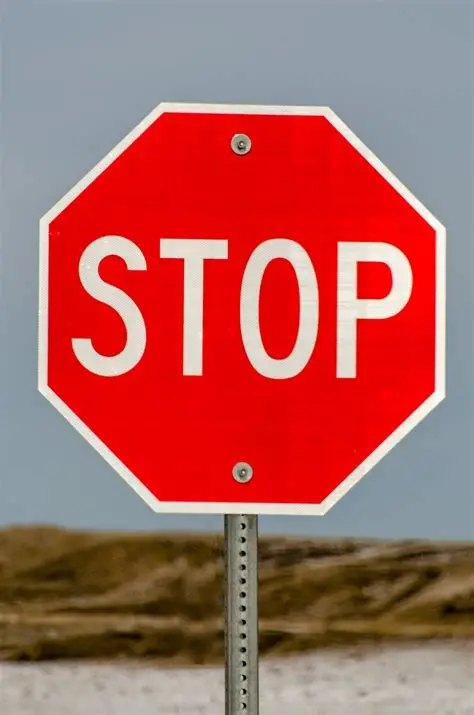
#> input picture tutorial/ContoursShapeDetect/image.png, 474 x 715 px, found by its file name
$ python main.py
#> lines starting #> are read from the running program, lines starting #| are printed output that depends on the picture; after the words box and inside, x2 and y2 are one past the last pixel; in counts of white or black regions, pixels touching at a corner belong together
import cv2
import numpy as np


img = cv2.imread("cv/tutorial/ContoursShapeDetect/image.png")
#> img is the input picture: shape (715, 474, 3); mean B, G, R 95.7, 100.4, 172.4

def dummy(x):
    pass

cv2.namedWindow("Parameters", cv2.WINDOW_AUTOSIZE)

cv2.createTrackbar("threshold1", "Parameters",12, 255, dummy)
cv2.createTrackbar("threshold2", "Parameters", 19,255, dummy)


def stackImages(scale,imgArray):
    rows = len(imgArray)
    cols = len(imgArray[0])
    rowsAvailable = isinstance(imgArray[0], list)
    width = imgArray[0][0].shape[1]
    height = imgArray[0][0].shape[0]
    if rowsAvailable:
        for x in range ( 0, rows):
            for y in range(0, cols):
                if imgArray[x][y].shape[:2] == imgArray[0][0].shape [:2]:
                    imgArray[x][y] = cv2.resize(imgArray[x][y], (0, 0), None, scale, scale)
                else:
                    imgArray[x][y] = cv2.resize(imgArray[x][y], (imgArray[0][0].shape[1], imgArray[0][0].shape[0]), None, scale, scale)
                if len(imgArray[x][y].shape) == 2: imgArray[x][y]= cv2.cvtColor( imgArray[x][y], cv2.COLOR_GRAY2BGR)
        imageBlank = np.zeros((height, width, 3), np.uint8)
        hor = [imageBlank]*rows
        hor_con = [imageBlank]*rows
        for x in range(0, rows):
            hor[x] = np.hstack(imgArray[x])
        ver = np.vstack(hor)
    else:
        for x in range(0, rows):
            if imgArray[x].shape[:2] == imgArray[0].shape[:2]:
                imgArray[x] = cv2.resize(imgArray[x], (0, 0), None, scale, scale)
            else:
                imgArray[x] = cv2.resize(imgArray[x], (imgArray[0].shape[1], imgArray[0].shape[0]), None,scale, scale)
            if len(imgArray[x].shape) == 2: imgArray[x] = cv2.cvtColor(imgArray[x], cv2.COLOR_GRAY2BGR)
        hor= np.hstack(imgArray)
        ver = hor
    return ver

def findContours(imgDil, img):

    contours, hierarchy = cv2.findContours(imgDil, cv2.RETR_EXTERNAL, cv2.CHAIN_APPROX_NONE)

    cv2.drawContours(img, contours, -1, (255,0,255), 7)

    count = 0
    for cnt in contours:

        area = cv2.contourArea(cnt)
        if area > 30000:
            cv2.drawContours(img, cnt, -1, (255,0,255), 5)
            cv2.putText(img, f"{count+1}", (200, 200), cv2.FONT_HERSHEY_PLAIN, 2, (0,255,0), 2)

            peri = cv2.arcLength(cnt, True)
            approx = cv2.approxPolyDP(cnt, 0.02 * peri ,True)
            print(len(approx))

            x, y, w, h = cv2.boundingRect(approx)
            cv2.rectangle(img, (x,y), (x+w, y+h), (0,0,255), 3)
            print(count)
            print(area)

        count+=1


while True:

    img1 = img.copy()
    imgBlur = cv2.GaussianBlur(img, (7,7), 1)
    imgGray = cv2.cvtColor(img, cv2.COLOR_BGR2GRAY)
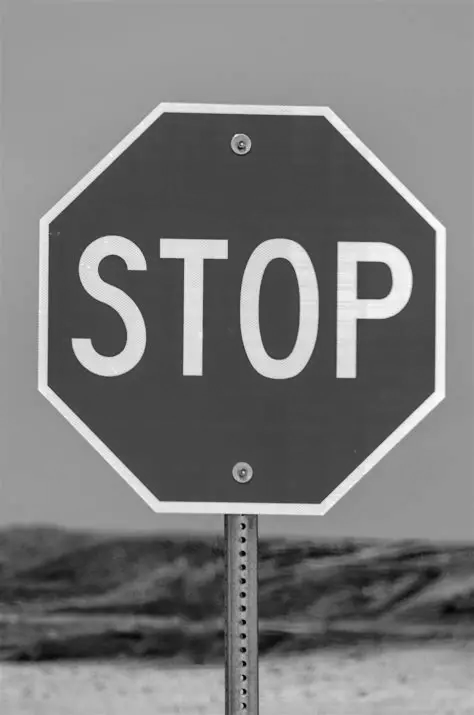
#> imgGray: shape (715, 474); min 0, max 255, mean 121.4

    threshold1 = cv2.getTrackbarPos("threshold1", "Parameters")
    threshold2 = cv2.getTrackbarPos("threshold2", "Parameters")

    imgCanny = cv2.Canny(imgGray, threshold1, threshold2)
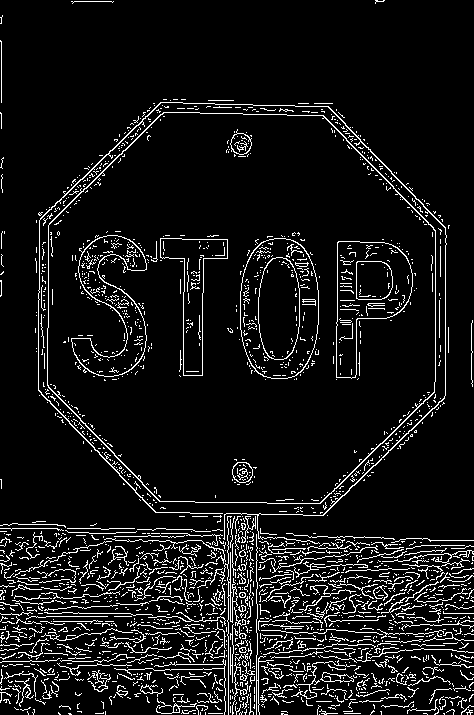
#> imgCanny: shape (715, 474); 8.4% white in thin lines or dots

    kernel = np.ones((5,5))
    imgDil = cv2.dilate(imgCanny, kernel, iterations=1)
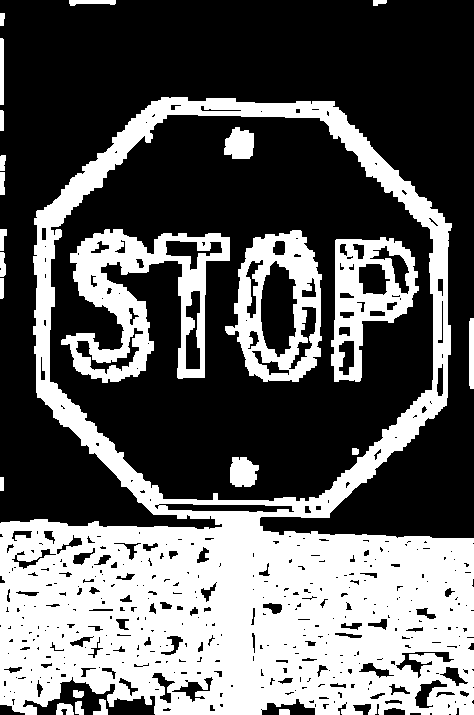
#> imgDil: shape (715, 474); 37.8% white; 24 white regions

    findContours(imgDil, img1)
#> in findContours, `contours, hierarchy = cv2.findContours(imgDil, cv2.RETR_EXTERNAL, cv2...`: contours = 18 contours; largest, box (x1, y1, x2, y2) and area: (0, 97, 474, 715) 226993, (469, 318, 474, 389) 275, (0, 38, 4, 105) 198, (69, 0, 116, 6) 154, (56, 703, 74, 715) 130
#> in findContours, `cv2.drawContours(img, contours, -1, (255,0,255), 7)`:
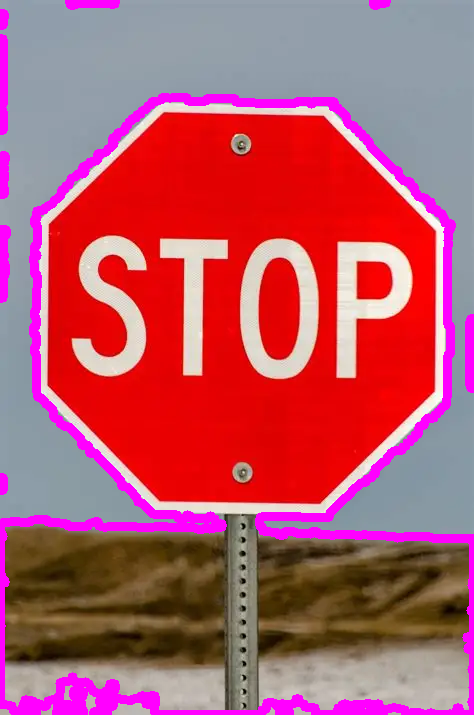
#> img: shape (715, 474, 3); mean B, G, R 104, 87.1, 181.1
#> the loop in findContours, `for cnt in contours: ` made 18 passes
#> (area, peri, x, y, w, h) on pass 14: (226993, 3274.6, 0, 101, 474, 614)
#> area on passes 1 to 6: 49.5, 130, 80, 103.5, 59.5, 39
#| 12
#| 13
#| 226993.0
#> after the loop in findContours, `for cnt in contours:`:
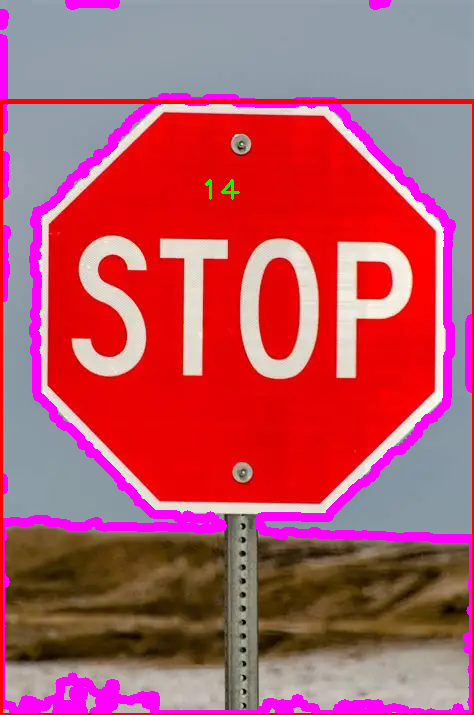
#> img: shape (715, 474, 3); 1.94% of pixels changed, all inside (x1, y1, x2, y2) = (0, 99, 474, 715)
#> after the loop in findContours, `for cnt in contours:`: count = 18

    imageStack = stackImages(0.8, [img, imgBlur, imgGray, imgCanny, imgDil, img1])
#> in stackImages, `rows = len(imgArray)`: rows = 6
#> in stackImages, `cols = len(imgArray[0])`: cols = 715
#> in stackImages, `rowsAvailable = isinstance(imgArray[0], list)`: rowsAvailable = False
#> after the loop in stackImages, `for x in range(0, rows):`: imgArray = 6 items
#> in stackImages, `hor= np.hstack(imgArray)`:
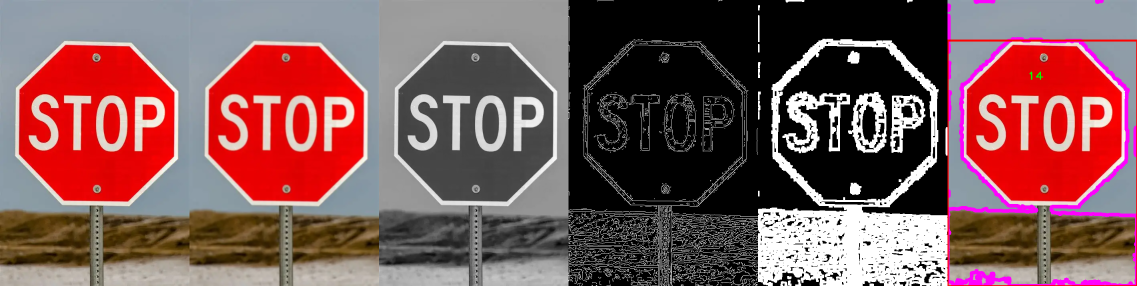
#> hor: shape (572, 2274, 3) (shown at 1/2 size); mean of channels 0, 1, 2 88.4, 87.6, 127.6; drawn as B, G, R


    cv2.namedWindow("Images", cv2.WINDOW_NORMAL)

    cv2.imshow("Images", imageStack)

    cv2.waitKey(1)
